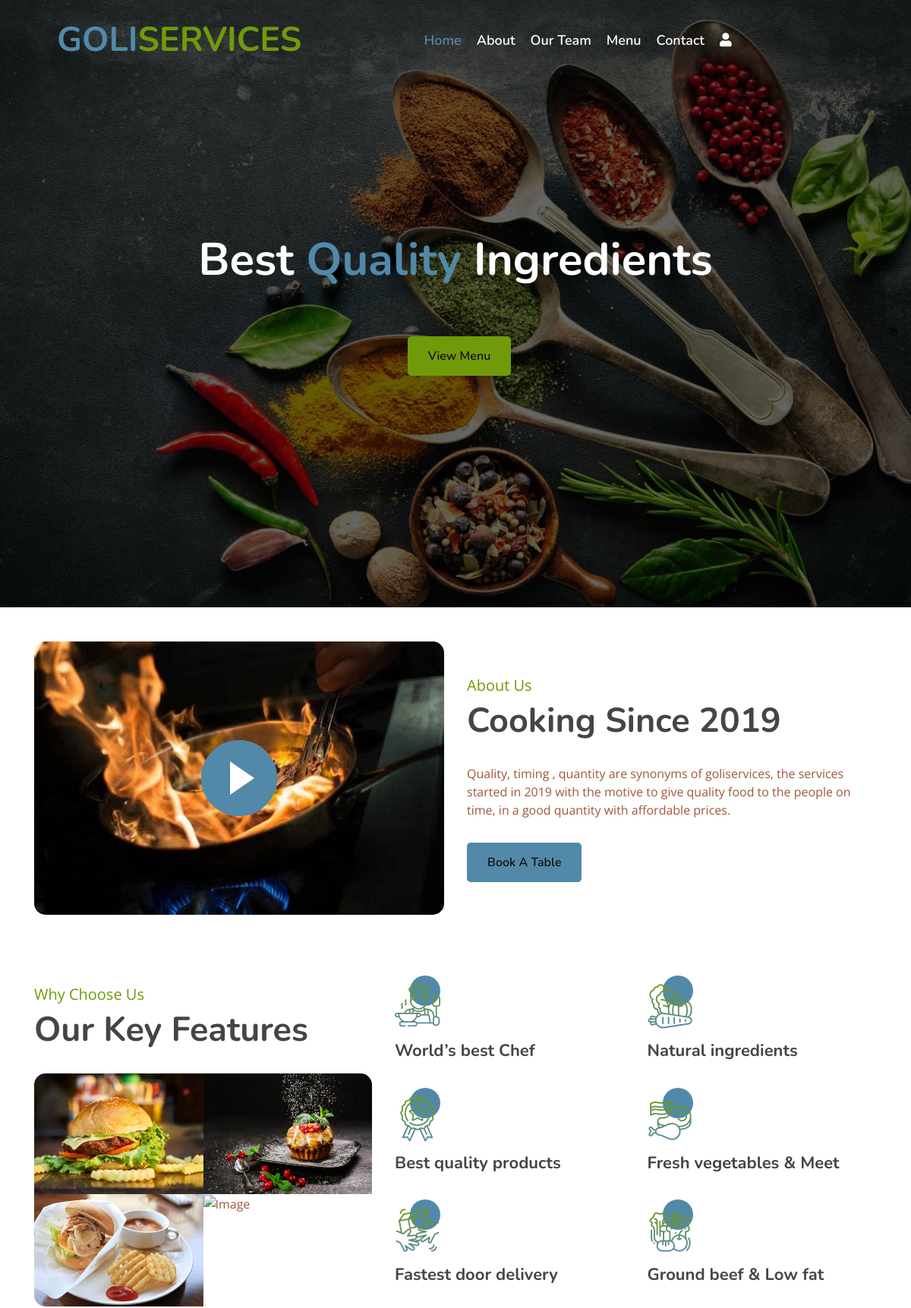
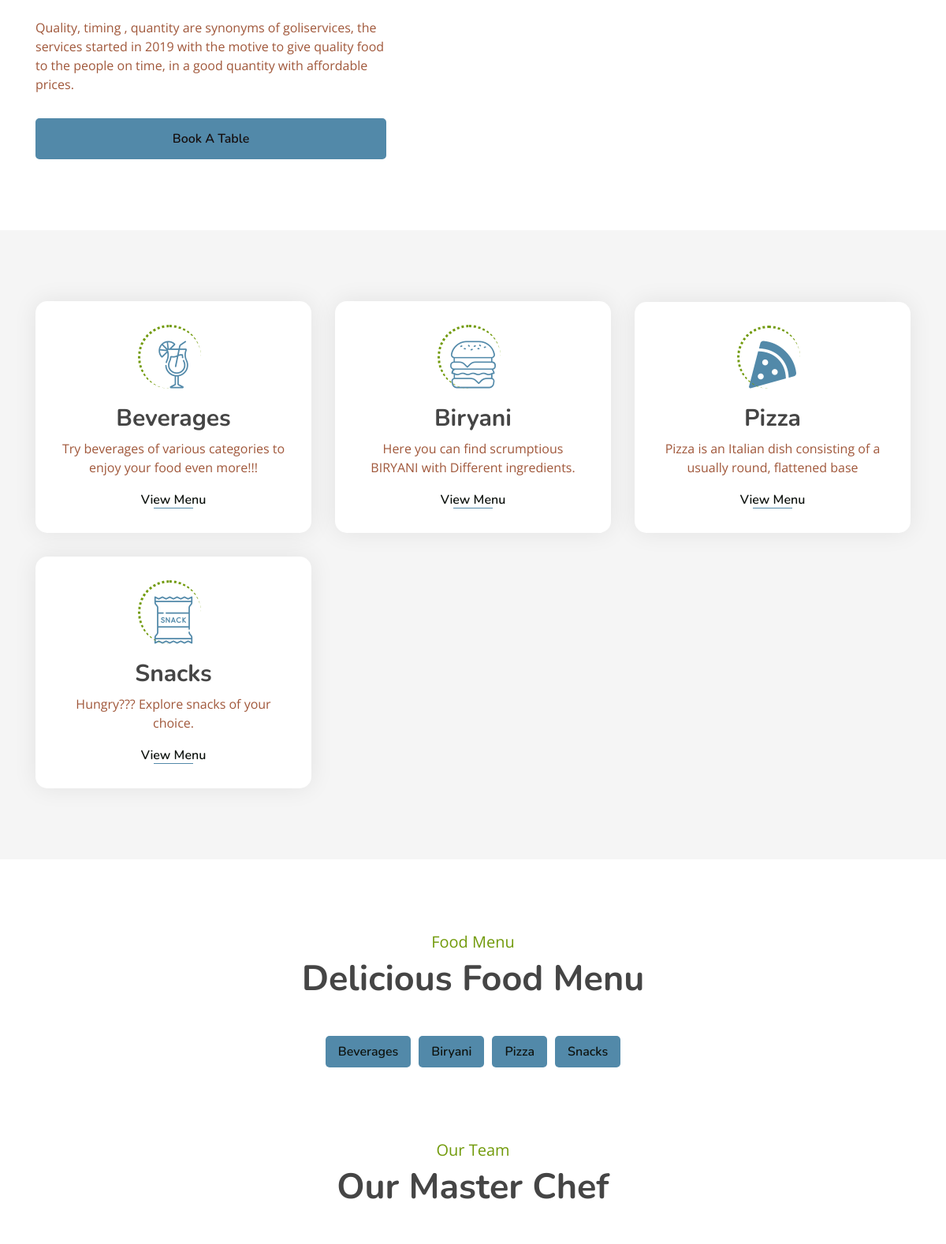
The page / (upper part) on the database its author committed (2 pictures, top to bottom).
### myapp/models.py (models this page shows, shortened)
class Category(models.Model):
    name = models.CharField(max_length=100, unique=True)
    image = models.ImageField(upload_to="categories/%Y/%m/%d")
    icon = models.CharField(max_length=50, blank=True)
    description = models.TextField()
    added_on = models.DateTimeField(auto_now_add=True)
    updated_on = models.DateTimeField(auto_now=True)

### myapp/views.py (the view)
# urls.py: path('',views.index,name="index"),
def index(request):
    context ={}
    cats = Category.objects.all().order_by('name')
    context['categories'] = cats
    dishes = []
    for cat in cats:
        dishes.append({
            'cat_id':cat.id,
            'cat_name':cat.name,
            'cat_img':cat.image,
            'items':list(cat.dish_set.all().values())
        })
    context['menu'] = dishes
    return render(request,'index.html', context)

### template/index.html (shortened to what this page needs)
{% extends "base.html" %}
{% block content %}
        <div class="carousel">
            <div class="container-fluid">
                <div class="owl-carousel">
                    <div class="carousel-item">
                        <div class="carousel-img">
                            <img src="/static/img/carousel-1.jpg" alt="Image">
                        </div>
                        <div class="carousel-text">
                            <h1>Best <span>Quality</span> Ingredients</h1>
                            <div class="carousel-btn">
                                <a class="btn custom-btn" href="{% url 'all_dishes' %}">View Menu</a>
                            </div>
                        </div>
                    </div>
                </div>
            </div>
        </div>
        <div class="about">
            <div class="container">
                <div class="row align-items-center">
                    <div class="col-lg-6">
                        <div class="about-img">
                            <button type="button" class="btn-play" data-toggle="modal" data-src="https://www.youtube.com/embed/DWRcNpR6Kdc" data-target="#videoModal">
                                <span></span>
                            </button>
                        </div>
                    </div>
                    <div class="col-lg-6">
                        <div class="about-content">
                            <div class="section-header">
                                <p>About Us</p>
                                <h2>Cooking Since 2019</h2>
                            </div>
                            <div class="about-text">
                                <p>
                                    Quality, timing , quantity are synonyms of goliservices, the services started in 2019 with the motive to give quality food to the people on time, in a good quantity with affordable prices.
                                </p>
                                <a class="btn custom-btn" href="">Book A Table</a>
                            </div>
                        </div>
                    </div>
                </div>
            </div>
        </div>
        <div class="feature">
            <div class="container">
                <div class="row">
                    <div class="col-lg-5">
                        <div class="section-header">
                            <p>Why Choose Us</p>
                            <h2>Our Key Features</h2>
                        </div>
                        <div class="feature-text">
                            <div class="feature-img">
                                <div class="row">
                                    <div class="col-6">
                                        <img src="/static/img/feature-1.jpg" alt="Image">
                                    </div>
                                    <div class="col-6">
                                        <img src="/static/img/feature-2.jpg" alt="Image">
                                    </div>
                                    <div class="col-6">
                                        <img src="/static/img/feature-3.jpg" alt="Image">
                                    </div>
                                    <div class="col-6">
                                        <img src="/static/img/feature-4.jpg" alt="Image">
                                    </div>
                                </div>
                            </div>
                            <p>
                                Quality, timing , quantity are synonyms of goliservices, the services started in 2019 with the motive to give quality food to the people on time, in a good quantity with affordable prices.                            </p>
                            <a class="btn custom-btn" href="">Book A Table</a>
                        </div>
                    </div>
                    <div class="col-lg-7">
                        <div class="row">
                            <div class="col-sm-6">
                                <div class="feature-item">
                                    <i class="flaticon-cooking"></i>
                                    <h3>World’s best Chef</h3>
                                </div>
                            </div>
                            <div class="col-sm-6">
                                <div class="feature-item">
                                    <i class="flaticon-vegetable"></i>
                                    <h3>Natural ingredients</h3>
                                </div>
                            </div>
                        </div>
                        <div class="row">
                            <div class="col-sm-6">
                                <div class="feature-item">
                                    <i class="flaticon-medal"></i>
                                    <h3>Best quality products</h3>
                                </div>
                            </div>
                            <div class="col-sm-6">
                                <div class="feature-item">
                                    <i class="flaticon-meat"></i>
                                    <h3>Fresh vegetables & Meet</h3>
                                </div>
                            </div>
                        </div>
                        <div class="row">
                            <div class="col-sm-6">
                                <div class="feature-item">
                                    <i class="flaticon-courier"></i>
                                    <h3>Fastest door delivery</h3>
                                </div>
                            </div>
                            <div class="col-sm-6">
                                <div class="feature-item">
                                    <i class="flaticon-fruits-and-vegetables"></i>
                                    <h3>Ground beef & Low fat</h3>
                                </div>
                            </div>
                        </div>
                    </div>
                </div>
            </div>
        </div>
        <div class="food">
            <div class="container">
                <div class="row align-items-center">
                {% for cat in categories %}
                    <div class="col-md-4">
                        <div class="food-item">
                            <i class="{{cat.icon}}"></i>
                            <h2>{{cat.name}}</h2>
                            <p>
                                {{cat.description}}
                            </p>
                            <a href="{% url 'all_dishes' %}?q={{cat.id}}">View Menu</a>
                        </div>
                    </div>
                {% endfor %}
                </div>
            </div>
        </div>
        <div class="menu">
            <div class="container">
                <div class="section-header text-center">
                    <p>Food Menu</p>
                    <h2>Delicious Food Menu</h2>
                </div>
                <div class="menu-tab">
                    <ul class="nav nav-pills justify-content-center">
                        {% for category in menu %}
                            <li class="nav-item">
                                <a class="nav-link" data-toggle="pill" href="#c-{{category.cat_id}}">{{category.cat_name}}</a>
                            </li>
                        {% endfor %}
                    </ul>
                    <div class="tab-content">
                    </div>
                </div>
            </div>
        </div>
        <div class="team">
            <div class="container">
                <div class="section-header text-center">
                    <p>Our Team</p>
                    <h2>Our Master Chef</h2>
                </div>
            </div>
        </div>
{% endblock %}

### rows shown on the page
Category: name "Beverages", description "Try beverages of various categories to enjoy your food even more!!!", cat_name "Beverages"
Category: name "Biryani", description "Here you can find scrumptious BIRYANI with Different ingredients.", cat_name "Biryani"
Category: name "Pizza", description "Pizza is an Italian dish consisting of a usually round, flattened base", cat_name "Pizza"
Category: name "Snacks", description "Hungry??? Explore snacks of your choice.", cat_name "Snacks"
